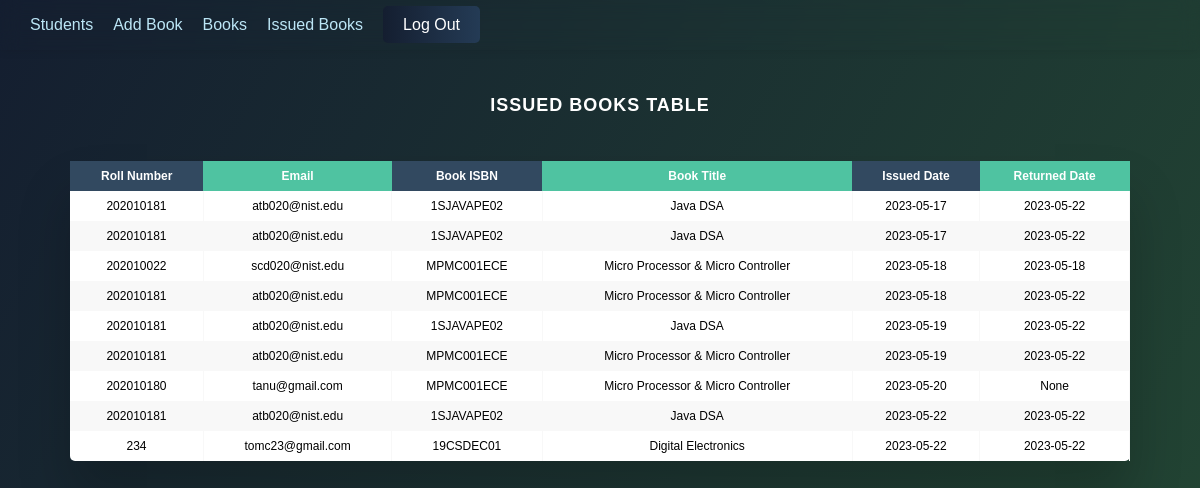
Page /admin/issue_books (signed in) on the committed database.
### tables this page shows
CREATE TABLE issues (
    student_roll INTEGER NOT NULL,
    student_email TEXT NOT NULL,
    book_ISBN INTEGER NOT NULL,
    book_title TEXT NOT NULL,
    issued_on DATE,
    returned_on DATE,
    FOREIGN KEY (student_roll) REFERENCES students(roll),
    FOREIGN KEY (book_ISBN) REFERENCES books(ISBN)
    );

### app.py (the view)
@app.route('/admin/issue_books', methods=['GET'])
def view_issue_books():
    if 'admin_id' not in session:
        return redirect('/admin/login')
    conn = sqlite3.connect('library.db')
    cur = conn.cursor()
    cur.execute('SELECT * FROM issues')
    issues = cur.fetchall()
    cur.close()
    conn.close()
    return render_template('admin/issues.html', issues=issues)

### templates/admin/issues.html (shortened to what this page needs)
<!DOCTYPE html>
<html>
<head>
</head>
<body>
    {% include 'admin/nav.html' %}
    <h2>Issued Books Table</h2>
    <div class="table-wrapper">
        <table class="fl-table">
        <thead>
            <tr>
                <th>Roll Number</th>
                <th>Email</th>
                <th>Book ISBN</th>
                <th>Book Title</th>
                <th>Issued Date</th>
                <th>Returned Date</th>
            </tr>
        </thead>
        <tbody>
            {% for issue in issues %}
            <tr>
                <td>{{ issue[0] }}</td>
                <td>{{ issue[1] }}</td>
                <td>{{ issue[2] }}</td>
                <td>{{ issue[3] }}</td>
                <td>{{ issue[4] }}</td>
                <td>{{ issue[5] }}</td>
            </tr>
            {% endfor %}
        </tbody>
    </table>
</body>
</html>

### templates/admin/issues.html (style rules this page uses)
* { box-sizing: border-box; -webkit-box-sizing: border-box; -moz-box-sizing: border-box; }
body { font-family: Helvetica; -webkit-font-smoothing: antialiased; background: linear-gradient(120deg,#141e30,#243); }
h2 { text-align: center; font-size: 18px; text-transform: uppercase; letter-spacing: 1px; color: white; padding: 30px 0; }
.table-wrapper { margin: 10px 70px 70px; box-shadow: 0px 35px 50px rgba( 0, 0, 0, 0.2 ); }
.fl-table { border-radius: 5px; font-size: 12px; font-weight: normal; border: none; border-collapse: collapse; width: 100%; max-width: 100%; white-space: nowrap; background-color: white; }
.fl-table td, .fl-table th { text-align: center; padding: 8px; }
.fl-table td { border-right: 1px solid #f8f8f8; font-size: 12px; }
.fl-table thead th { color: #ffffff; background: #4FC3A1; }
.fl-table thead th:nth-child(odd) { color: #ffffff; background: #324960; }
.fl-table tr:nth-child(even) { background: #F8F8F8; }

### templates/admin/nav.html (style rules this page uses)
body { margin: 0; padding: 0; background-color: #ffffff; }

### rows in the picture
issues: student_roll "202010181", student_email "atb020@nist.edu", book_ISBN "1SJAVAPE02", book_title "Java DSA", issued_on "2023-05-17", returned_on "2023-05-22"
issues: student_roll "202010181", student_email "atb020@nist.edu", book_ISBN "1SJAVAPE02", book_title "Java DSA", issued_on "2023-05-17", returned_on "2023-05-22"
issues: student_roll "202010022", student_email "scd020@nist.edu", book_ISBN "MPMC001ECE", book_title "Micro Processor & Micro Controller", issued_on "2023-05-18", returned_on "2023-05-18"
issues: student_roll "202010181", student_email "atb020@nist.edu", book_ISBN "MPMC001ECE", book_title "Micro Processor & Micro Controller", issued_on "2023-05-18", returned_on "2023-05-22"
issues: student_roll "202010181", student_email "atb020@nist.edu", book_ISBN "1SJAVAPE02", book_title "Java DSA", issued_on "2023-05-19", returned_on "2023-05-22"
issues: student_roll "202010181", student_email "atb020@nist.edu", book_ISBN "MPMC001ECE", book_title "Micro Processor & Micro Controller", issued_on "2023-05-19", returned_on "2023-05-22"
issues: student_roll "202010180", student_email "tanu@gmail.com", book_ISBN "MPMC001ECE", book_title "Micro Processor & Micro Controller", issued_on "2023-05-20", issue "None"
issues: student_roll "202010181", student_email "atb020@nist.edu", book_ISBN "1SJAVAPE02", book_title "Java DSA", issued_on "2023-05-22", returned_on "2023-05-22"
issues: student_roll "234", student_email "tomc23@gmail.com", book_ISBN "19CSDEC01", book_title "Digital Electronics", issued_on "2023-05-22", returned_on "2023-05-22"
